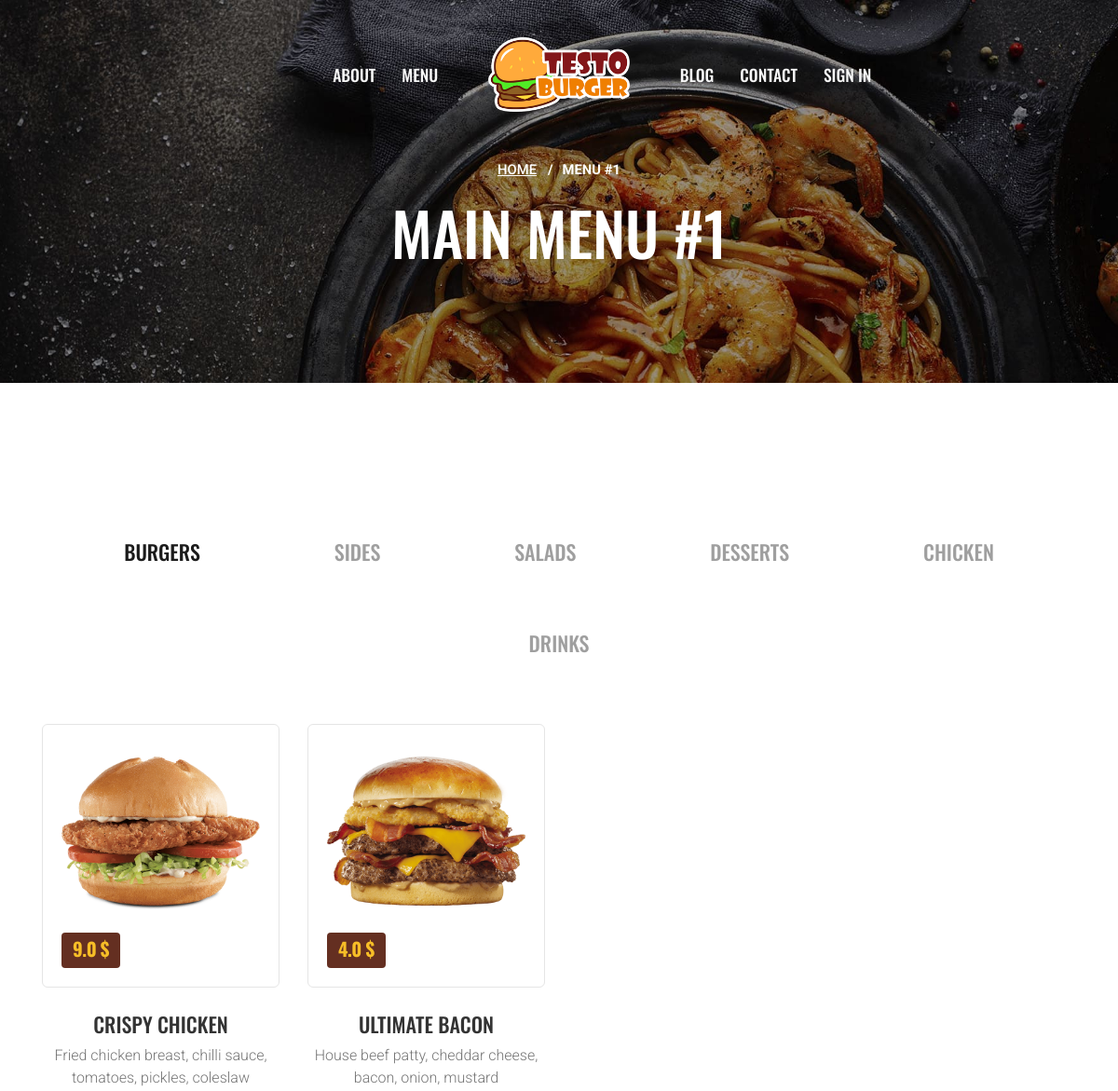
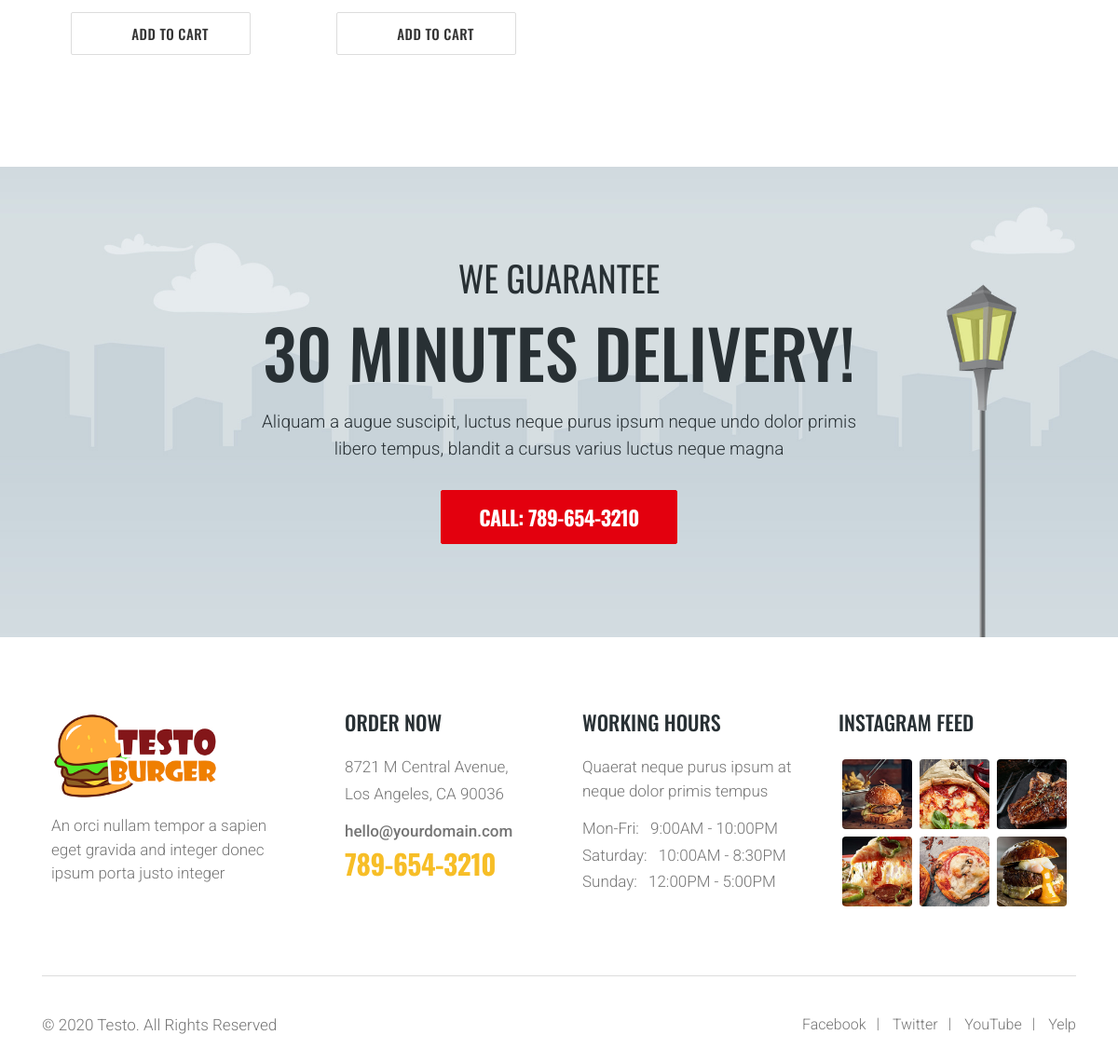
The app's page /menu/ with its own data (2 pictures, top to bottom).
### main/models.py (models this page shows, shortened)
class Categories(models.Model):
    image = models.CharField(max_length=25)
    name = models.CharField(max_length=25)

class Products(models.Model):
    category = models.ForeignKey(Categories, on_delete=models.CASCADE, related_name='prod_cat')
    name = models.CharField(max_length=50)
    price = models.FloatField()
    discount = models.FloatField(null=True, blank=True)
    description = models.TextField()
    portion = models.PositiveIntegerField()
    callories = models.PositiveIntegerField()

class PImanges(models.Model):
    product = models.ForeignKey(Products, on_delete=models.CASCADE, related_name='image_prod')
    image = models.ImageField(upload_to='product')

### main/views.py (the view)
# urls.py: path('menu/', MenuView.as_view()),
class MenuView(TemplateView):
    template_name = "main/menu.html"
    def get_context_data(self, **kwargs):
        context = super().get_context_data(**kwargs)
        context['categories'] = Categories.objects.all()
        return context

### templates/main/menu.html (shortened to what this page needs)
{% extends 'main/base.html' %}
{% load static %}
{% block content %}
			<div id="menu-page" class="page-hero-section division">
				<div class="container">
					<div class="row">
						<div class="col-lg-10 offset-lg-1">
							<div class="hero-txt text-center white-color">
								<div id="breadcrumb">
									<div class="row">
										<div class="col">
											<div class="breadcrumb-nav">
												<nav aria-label="breadcrumb">
												  	<ol class="breadcrumb">
												    	<li class="breadcrumb-item"><a href="demo-1.html">Home</a></li>
												    	<li class="breadcrumb-item active" aria-current="page">Menu #1</li>
												  	</ol>
												</nav>
											</div>
										</div>
									</div>
								</div>
								<h2 class="h2-xl">Main Menu #1</h2>
							</div>
						</div>
					</div>
				</div>
			</div>
			<section id="menu-8" class="wide-70 menu-section division">
				<div class="container">
					<div id="tabs-nav">
					 	<div class="row">
							<div class="col-lg-12 text-center">
						 		<ul class="tabs-1 ico-55 red-tabs clearfix">
									{% for c in categories %}
										<li class="tab-link {% if categories.first == c %} current {% endif %}" data-tab="tab-{{c.id}}">
											<span class="flaticon-{{ c.image }}"></span>
											<h5 class="h5-sm">{{ c.name }}</h5>
										</li>
									{% endfor %}
								</ul>
							</div>
						</div>
				 	</div>
				 	<div id="tabs-content">
						{% for c in categories %}
						<div id="tab-{{ c.id }}" class="tab-content {% if categories.first == c %} current {% endif %}">
							<div class="row">
								{% for p in c.prod_cat.all %}
									<div class="col-sm-6 col-lg-3">
										<div class="menu-7-item">
											<div class="menu-7-img rel">
												<a href="/product/{{ p.pk }}"><img class="img-fluid" src="{{ p.image_prod.first.image.url }}" alt="menu-image" /></a>
												<div class="menu-7-price bg-coffee">
													<h5 class="h5-xs yellow-color">{% if p.discount %}{{ p.discount }}{% else %}{{ p.price }}{% endif %} $</h5>
												</div>
												<div class="like-ico ico-20">
													<a href="#"><span class="flaticon-heart"></span></a>
												</div>
											</div>
											<div class="menu-7-txt rel">
												<h5 class="h5-sm"><a href="/product/{{ p.pk }}">{{ p.name }}</a></h5>
												<p class="grey-color">{{ p.description }}</p>
												<a href="/add-cart/?id={{p.pk}}&m=menu" class="btn btn-sm btn-tra-grey yellow-hover">
													<span class="flaticon-shopping-bag"></span> Add to Cart
												</a>
											</div>
										</div>
									</div>
								{% endfor %}
							</div>
						</div>
					{% endfor %}
				 	</div>
				</div>
			</section>
			<section id="banner-4" class="bg-fixed wide-100 banner-section division">
				<div class="container">
			 		<div class="row">
						<div class="col-lg-10 col-xl-8 offset-lg-1 offset-xl-2">
							<div class="banner-4-txt text-center">
								<h4 class="h4-xl">We Guarantee</h4>
							    <h2>30 Minutes Delivery!</h2>
								<p class="p-lg">Aliquam a augue suscipit, luctus neque purus ipsum neque undo dolor primis libero tempus,
									blandit a cursus varius luctus neque magna
								</p>
								<a href="tel:123456789" class="btn btn-lg btn-red tra-red-hover">Call: 789-654-3210</a>
							</div>
						</div>
			 		</div>
				</div>
			</section>
{% endblock content %}

### records on screen
Categories: name "BURGERS"
Categories: name "SIDES"
Categories: name "SALADS"
Categories: name "DESSERTS"
Categories: name "CHICKEN"
Categories: name "DRINKS"
Products: image_prod.first.image (picture), price "9.0", name "CRISPY CHICKEN", description "Fried chicken breast, chilli sauce, tomatoes, pickles, coleslaw"
Products: image_prod.first.image (picture), discount "4.0", name "ULTIMATE BACON", description "House beef patty, cheddar cheese, bacon, onion, mustard"
